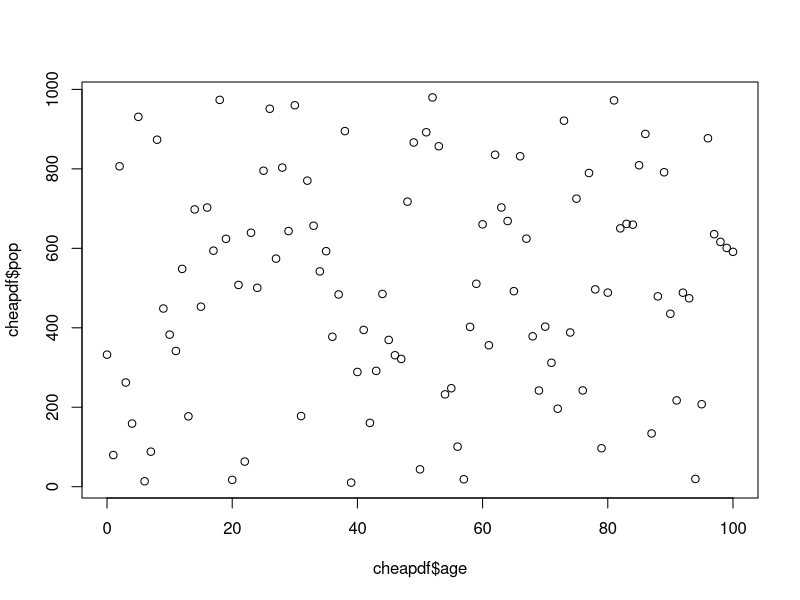
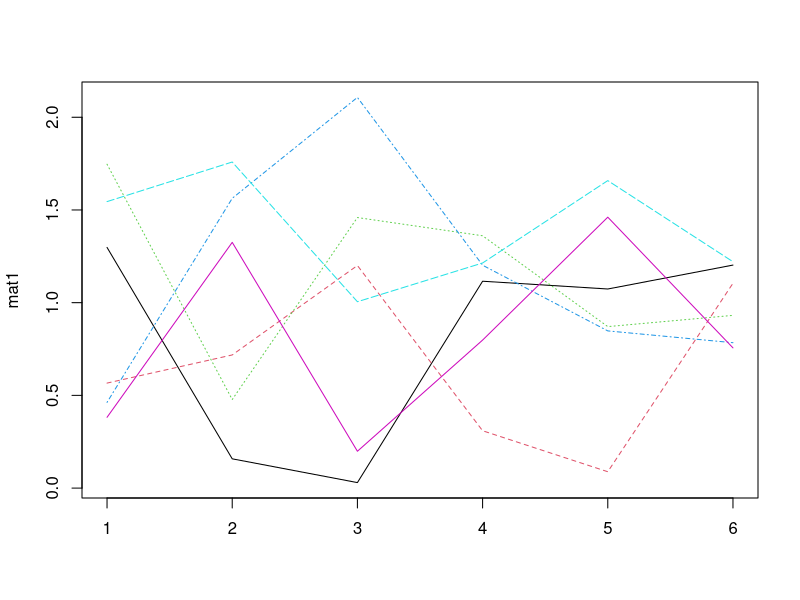
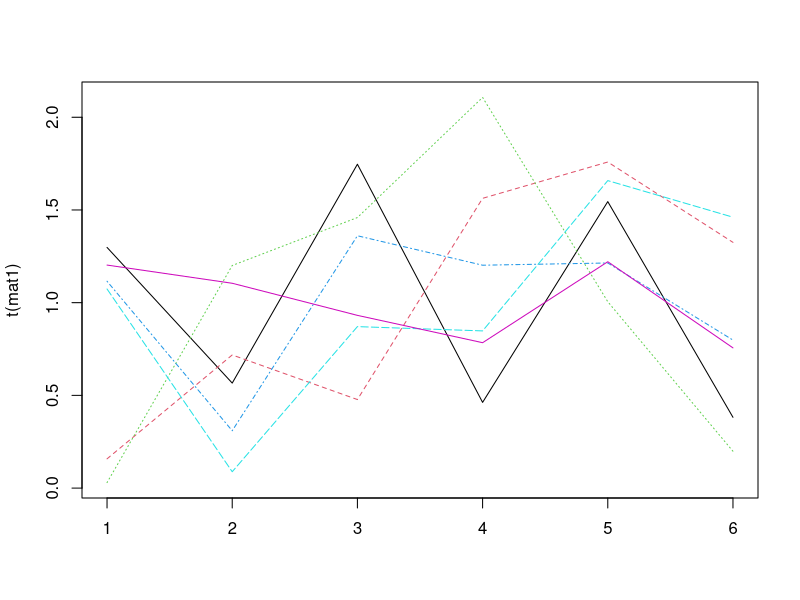

Here is the R script that generated these plots, in order:
## ---- chunk 1
.001 * exp(.07*70)
# functions use parentheses
## ---- chunk 2
ans <- .001 * exp(.07*70)
ans
# when sqrt() gets fed ans, it's getting the value that ans evaluates to, 
# *not* the above equation.
sqrt(ans)
# what kind of data is ans?
typeof(ans)
## ---- chunk 3
ans <- 5
ans
# R is picky about naming:
Ans <- 6
ans == Ans
## ---- chunk 4
# some character stuff
first.name <- "Tim"
last.name <-"Riffe"
paste(last.name, first.name, sep = ", ")
typeof(first.name)
## ---- chunk 5
# to get a help file, just do
help("as.character")
# or
?as.character
as.character(1)
## ---- chunk 6
mylist <- list(a = 1:5,
               b = "my_name",
               c = pi,
               d = list(a = rnorm(1000), b = .001),
               e = matrix(0,5,5))
str(mylist)
# you can access the parts in different ways:
mylist[["a"]]
mylist[[1]]
mylist$c
# you can remove parts like so:
mylist$c <- NULL
# you can over-write like so:
mylist$e <- 1
str(mylist)
## ---- chunk 7
v1 <- runif(100)
v1
length(v1)
mean(v1)

# this is how to make one by hand:
v2 <- c(1,5,8)

# replace an element:
v1[1:3] <- v2
# or
v1[length(v1)] <- pi

# cut down:
v1 <- v1[20:30]
# or explicitly:
v1 <- v1[-c(1:3)]
v1 # not much left!

# and they can be appended like so:
v3 <- c(v1,v2,rnorm(8))
v3
## ---- chunk 8
# = to assign in functions!!!
cheapdf <- data.frame(age = 0:100, sex = "f", pop = runif(101)*1e3)
# look at the top:
head(cheapdf)
tail(cheapdf)
# you can index in many ways:
plot(cheapdf$age, cheapdf$pop)

# index by value
cheapdf$pop[cheapdf$age > 90]
# index by position:
cheapdf[1:5,3]
# bottom right corner
cheapdf[nrow(cheapdf),ncol(cheapdf)]

# or some combo (you can access it like a list too)
cheapdf[[1]]
# eliminate a column
cheapdf[[2]] <- NULL

# stick one on:
cheapdf <- cbind(cheapdf,sex="f")
head(cheapdf)

# always good to have dims in mind!
dim(cheapdf)
## ---- chunk 9
mat  <- matrix(runif(36), ncol = 6)
mat
# assign some fake names:
dimnames(mat) <- list(1:6,letters[1:6])
mat

# add it up
sum(mat)

# index it: (rows then columns)
mat[1:2,3:4]

# elementwise operations
mat / 2

# some convenient functions:
colSums(mat)
rowMeans(mat)

# vectors go into the rows, elementwise by default:
mat1 <- mat / rowMeans(mat)
rowSums(mat1)

matplot(mat1,type='l')
matplot(t(mat1),type='l')
